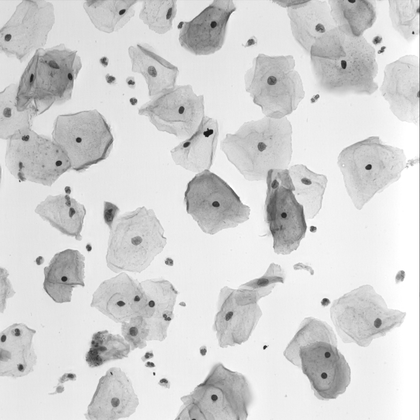
%> input picture imgdir/000.png, 420 x 420 px, shrunk from 1024 x 1024 before the run
$ octave --eval "result = SegmentNuclei(imread('imgdir/000.png'));"   (GNU Octave 9; MATLAB toolbox functions it lacks are replaced by stand-ins)
%> lines starting %> are read from the running program, lines starting %| are printed output that depends on the picture; in (x1, y1, x2, y2) boxes, pixels count from 0 and x2, y2 are one past the last pixel; in counts of white or black regions, pixels touching at a corner belong together; the program's own positions count from 1
function [nuclei, contourArea, contourSize] = SegmentNuclei(I)
%%
    if (size(I, 3) == 3)
        I = rgb2gray(I);
    end
    minAcceptableBoundDiff = 15;

    cells = struct('MinSize', 110, 'MinMean', 60, 'MaxMean', 150, 'MinSolidity', 0.9);

    lowN = floor(cells.MinMean / 10) * 10;
    highN = ceil(cells.MaxMean / 10) * 10;

    I = wiener2(I, [5 5]);
    nuclei = zeros(size(I));

    allPixels = length(I(:));
%> allPixels = 176400

    for thresh = lowN: 10: highN
        binaryImage = I <= thresh;
        if sum(binaryImage(:)) > allPixels / 5
            break
        end

        blobs = bwlabel(binaryImage);
        regProp = regionprops(blobs, 'Area', 'Solidity', 'PixelIdxList');
        addTheseRegions = true(length(regProp), 1);
        removeHighSTDTooConcaveTooSmallTooLargeBlobs = ([regProp.Area] < cells.MinSize) | ...
                                                        ([regProp.Solidity] < cells.MinSolidity);

        addTheseRegions(removeHighSTDTooConcaveTooSmallTooLargeBlobs) = false;

        pixelsAlreadyInNuclei = find(blobs ~= 0 & nuclei ~= 0);
        blobsAlreadyInNuclei = unique(blobs(pixelsAlreadyInNuclei));


        nuclei = bwlabel(nuclei);
        nucRegProp = regionprops(nuclei, 'Solidity', 'PixelIdxList');
        if (~isempty(blobsAlreadyInNuclei))
            for j = blobsAlreadyInNuclei'
                intersectWithThese = unique(nuclei(blobs == j));
                if (regProp(j).Solidity < max([nucRegProp(intersectWithThese(intersectWithThese > 0)).Solidity]))
                    addTheseRegions(j) = false;
                end
            end
        end

        nuclei(cat(1, regProp(addTheseRegions).PixelIdxList)) = 1;
        nuclei = logical(nuclei);

    end
%> this loop made 10 passes
%> nucRegProp on passes 2 to 7: empty struct, empty struct, empty struct, empty struct, empty struct, empty struct
%> (blobsAlreadyInNuclei, nucRegProp) on passes 8 to 10: (33, {Solidity 0.958}), (32, {Solidity 0.958}), (35, {Solidity 0.958})
%> pass 1, in SegmentNuclei, `binaryImage = I <= thresh;`:
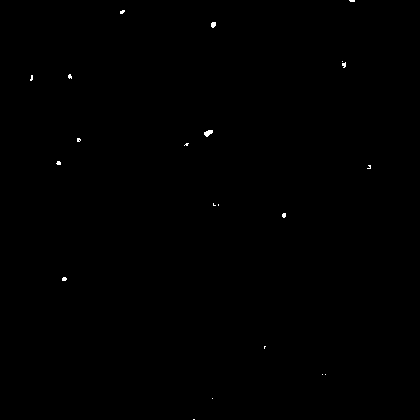
%> binaryImage: size 420x420 logical; 0.13% white; 21 white regions (19 under 20 px), largest, box (x1, y1, x2, y2) and area: (204, 130, 213, 137) 41, (211, 22, 216, 28) 25
%> pass 2, in SegmentNuclei, `binaryImage = I <= thresh;`:
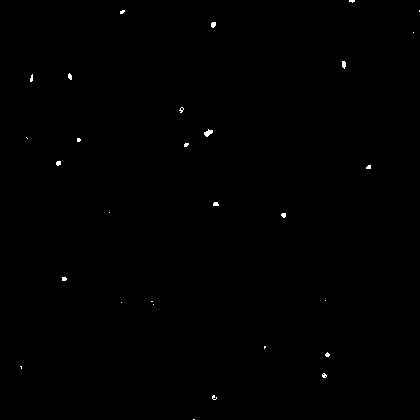
%> binaryImage: size 420x420 logical; 0.21% white; 29 white regions (22 under 20 px), largest, box (x1, y1, x2, y2) and area: (204, 129, 213, 137) 42, (342, 61, 346, 69) 26, (211, 22, 216, 28) 25
%> after the loop:
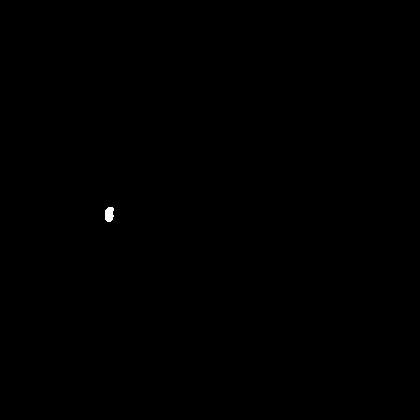
%> nuclei: size 420x420 logical; 0.06% white; 1 white region, box (x1, y1, x2, y2) and area: (105, 207, 114, 222) 113
%> after the loop, addTheseRegions = 113 logical values, 0 true; intersectWithThese = [0; 1]
    nuclei = bwareaopen(imfill(nuclei, 'holes'), floor(cells.MinSize), 8);

    dilatedSeg = imdilate(nuclei, strel('disk', 1));
%> dilatedSeg: size 420x420 logical; 0.09% white; 1 white region, box (x1, y1, x2, y2) and area: (104, 206, 115, 223) 152
    [regionsLabel, ~] = bwlabel(nuclei);
    [dilatedRegionsLabel, numOfDilatedRegions] = bwlabel(dilatedSeg);
%> numOfDilatedRegions = 1
    for l = 1: numOfDilatedRegions
        if (length(unique(regionsLabel(dilatedRegionsLabel == l))) >= 3)
            dilatedSeg(dilatedRegionsLabel == l) = nuclei(dilatedRegionsLabel == l);
        end
    end
%> this loop made 1 pass
    nuclei = dilatedSeg;

    [labels, totalLabels] = bwlabel(nuclei);
%> totalLabels = 1
    meanDiff = zeros(totalLabels, 1);
    for i = 1: totalLabels
        dilatedNucleus = imdilate(labels == i, strel('disk', 3, 0));
        meanDiff(i) = mean(I(dilatedNucleus & (labels == 0))) - mean(I(labels == i));
    end
    regProp = regionprops(labels, 'PixelIdxList');
    removeNotHighMeanDiff = meanDiff < minAcceptableBoundDiff;
%> removeNotHighMeanDiff = false
    nuclei(cat(1, regProp(removeNotHighMeanDiff).PixelIdxList)) = 0;

    [L, num] = bwlabel(nuclei);
%> num = 1
    [contourArea, contourSize] = deal(cell(num, 1));
%> contourArea = {[]}; contourSize = {[]}
    for i = 1: num
        contourArea{i} = L == i;
        contourSize{i} = length(find(contourArea{i}));
    end
%> after the loop, contourArea = 1 item; contourSize = {152}
